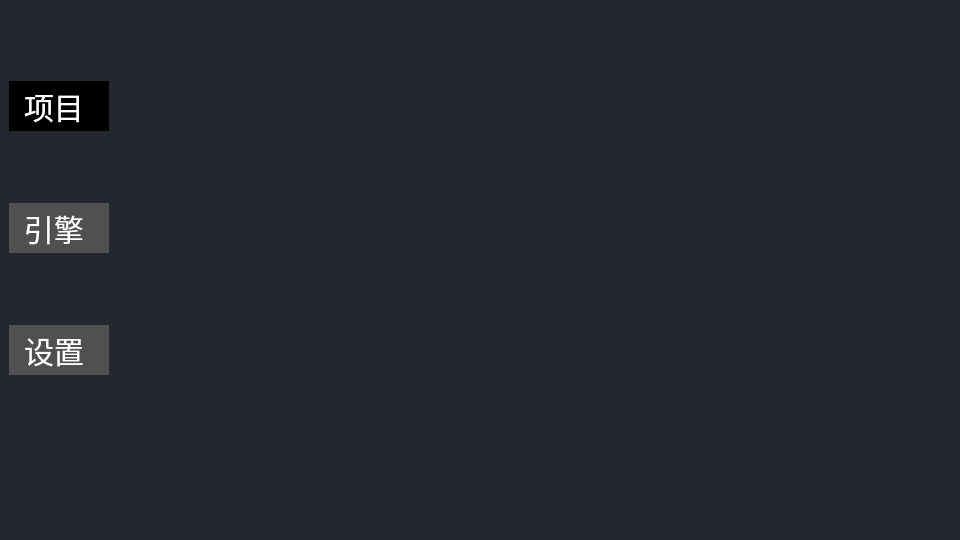
<?xml version="1.0" encoding="UTF-8"?>
<ui version="4.0">
 <class>cutewindow</class>
 <widget class="QMainWindow" name="cutewindow">
  <property name="geometry">
   <rect>
    <x>0</x>
    <y>0</y>
    <width>960</width>
    <height>540</height>
   </rect>
  </property>
  <property name="minimumSize">
   <size>
    <width>800</width>
    <height>450</height>
   </size>
  </property>
  <property name="windowTitle">
   <string notr="true">Cute</string>
  </property>
  <widget class="QWidget" name="centralwidget">
   <property name="styleSheet">
    <string notr="true">QWidget{
	background:rgb(36, 39, 48);
}</string>
   </property>
   <widget class="QWidget" name="verticalLayoutWidget">
    <property name="geometry">
     <rect>
      <x>9</x>
      <y>9</y>
      <width>141</width>
      <height>441</height>
     </rect>
    </property>
    <layout class="QVBoxLayout" name="verticalLayout">
     <property name="spacing">
      <number>0</number>
     </property>
     <property name="sizeConstraint">
      <enum>QLayout::SetDefaultConstraint</enum>
     </property>
     <property name="leftMargin">
      <number>0</number>
     </property>
     <item>
      <widget class="QRadioButton" name="radioButton">
       <property name="styleSheet">
        <string notr="true">QRadioButton {
	border:0px;
    font-size: 30px;
	text-align:center;
	spacing: -85px;
    color: rgb(255, 255, 255);
}
QRadioButton::indicator {   /* indicator是一个子组件，这里的width和height分别指定按钮的宽和高 */
	width: 100px;
	height: 50px;
}
QRadioButton::indicator::unchecked {   /* 未选中时状态，也即正常状态 */
    background: rgb(80, 80, 80);
}
 
QRadioButton::indicator:unchecked:hover {   /* 未选中时，鼠标悬停时的状态 */
    background:rgb(0, 0, 0);
}
 
QRadioButton::indicator:unchecked:pressed {   /*未选中时，按钮下按时的状态 */
    background:rgb(0, 0, 0);
}
 
QRadioButton::indicator::checked {   /* 按钮选中时的状态 */
    background:rgb(0, 0, 0);
}
 
QRadioButton::indicator:checked:hover {   /* 按钮选中时，鼠标悬停状态 */
	background:rgb(0, 0, 0);
}
 
QRadioButton::indicator:checked:pressed { /* 按钮选中时，鼠标下按时的状态 */
    background:rgb(0, 0, 0);
}</string>
       </property>
       <property name="text">
        <string>项目</string>
       </property>
       <property name="checked">
        <bool>true</bool>
       </property>
      </widget>
     </item>
     <item>
      <widget class="QRadioButton" name="radioButton_2">
       <property name="styleSheet">
        <string notr="true">QRadioButton {
	border:0px;
    font-size: 30px;
	text-align:center;
	spacing: -85px;
    color: rgb(255, 255, 255);
}
QRadioButton::indicator {   /* indicator是一个子组件，这里的width和height分别指定按钮的宽和高 */
	width: 100px;
	height: 50px;
}
QRadioButton::indicator::unchecked {   /* 未选中时状态，也即正常状态 */
    background: rgb(80, 80, 80);
}
 
QRadioButton::indicator:unchecked:hover {   /* 未选中时，鼠标悬停时的状态 */
    background:rgb(0, 0, 0);
}
 
QRadioButton::indicator:unchecked:pressed {   /*未选中时，按钮下按时的状态 */
    background:rgb(0, 0, 0);
}
 
QRadioButton::indicator::checked {   /* 按钮选中时的状态 */
    background:rgb(0, 0, 0);
}
 
QRadioButton::indicator:checked:hover {   /* 按钮选中时，鼠标悬停状态 */
	background:rgb(0, 0, 0);
}
 
QRadioButton::indicator:checked:pressed { /* 按钮选中时，鼠标下按时的状态 */
    background:rgb(0, 0, 0);
}</string>
       </property>
       <property name="text">
        <string>引擎</string>
       </property>
      </widget>
     </item>
     <item>
      <widget class="QRadioButton" name="radioButton_3">
       <property name="styleSheet">
        <string notr="true">QRadioButton {
	border:0px;
    font-size: 30px;
	text-align:center;
	spacing: -85px;
    color: rgb(255, 255, 255);
}
QRadioButton::indicator {   /* indicator是一个子组件，这里的width和height分别指定按钮的宽和高 */
	width: 100px;
	height: 50px;
}
QRadioButton::indicator::unchecked {   /* 未选中时状态，也即正常状态 */
    background: rgb(80, 80, 80);
}
 
QRadioButton::indicator:unchecked:hover {   /* 未选中时，鼠标悬停时的状态 */
    background:rgb(0, 0, 0);
}
 
QRadioButton::indicator:unchecked:pressed {   /*未选中时，按钮下按时的状态 */
    background:rgb(0, 0, 0);
}
 
QRadioButton::indicator::checked {   /* 按钮选中时的状态 */
    background:rgb(0, 0, 0);
}
 
QRadioButton::indicator:checked:hover {   /* 按钮选中时，鼠标悬停状态 */
	background:rgb(0, 0, 0);
}
 
QRadioButton::indicator:checked:pressed { /* 按钮选中时，鼠标下按时的状态 */
    background:rgb(0, 0, 0);
}</string>
       </property>
       <property name="text">
        <string>设置</string>
       </property>
      </widget>
     </item>
    </layout>
   </widget>
  </widget>
 </widget>
 <resources/>
 <connections/>
</ui>
